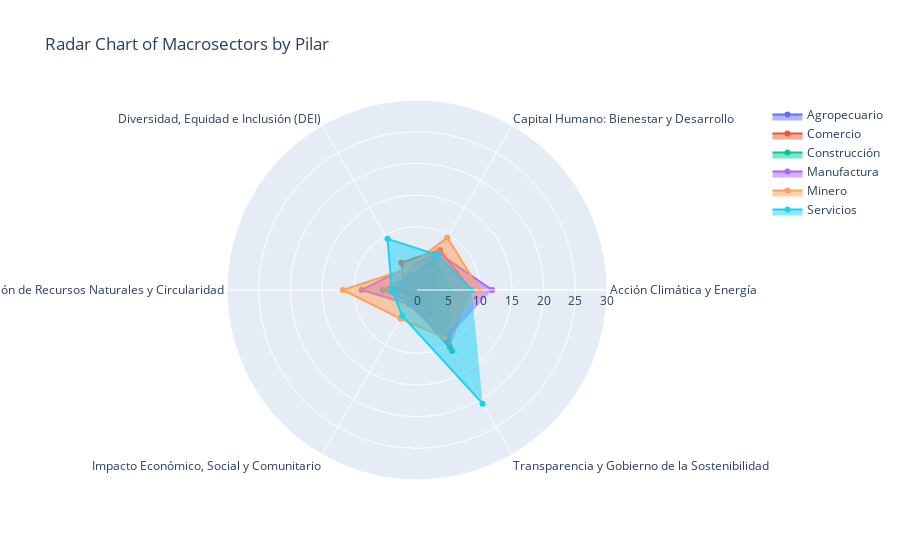

Here is the notebook cell this chart was saved with:
### Markdown cell above
### Manejo de datos

### Code cell
# Encadenar las operaciones de pandas para simplificar el proceso:
# 1. Agrupar por Macrosector y Nombre Pilar, calculando la media.
radar_final_df = (
    raw_data.groupby(['Macrosector', 'Nombre Pilar'])['valoracionPonderada']
    .mean()
    .reset_index()
    .pivot_table(
        index='Nombre Pilar',
        columns='Macrosector',
        values='valoracionPonderada'
    )
    .fillna(0)
    .reset_index()
    .rename(columns={'Nombre Pilar': 'category'})
)

categories = radar_final_df['category'].tolist()
macrosectores = radar_final_df.drop(columns='category').columns.tolist()
print("vars:", macrosectores)

fig = go.Figure()

for macrosector in macrosectores:
    fig.add_trace(go.Scatterpolar(
        r=radar_final_df[macrosector].values,
        theta=categories,
        fill='toself',
        name=macrosector
    ))

fig.update_layout(
    polar=dict(
        radialaxis=dict(
            visible=True,
            range=[0, 30]  # Ajusta el rango según tus datos
        )
    ),
    showlegend=True,
    title='Radar Chart of Macrosectors by Pilar'
)

fig.show()

### Figure 1 — Plotly figure (JSON) as saved in the notebook; plotly's stock layout.template omitted (floating-point values rounded to 4 significant figures)
{"data": [{"fill": "toself", "name": "Agropecuario", "r": [3.016, 4.762, 2.317, 3.472, 0.9921, 3.968], "theta": ["Acción Climática y Energía", "Capital Humano: Bienestar y Desarrollo", "Diversidad, Equidad e Inclusión (DEI)", "Gestión de Recursos Naturales y Circularidad", "Impacto Económico, Social y Comunitario", "Transparencia y Gobierno de la Sostenibilidad"], "type": "scatterpolar"}, {"fill": "toself", "name": "Comercio", "r": [8.55, 7.292, 4.982, 1.906, 1.98, 10.41], "theta": ["Acción Climática y Energía", "Capital Humano: Bienestar y Desarrollo", "Diversidad, Equidad e Inclusión (DEI)", "Gestión de Recursos Naturales y Circularidad", "Impacto Económico, Social y Comunitario", "Transparencia y Gobierno de la Sostenibilidad"], "type": "scatterpolar"}, {"fill": "toself", "name": "Construcción", "r": [5.082, 5.59, 2.488, 5.388, 2.145, 11.11], "theta": ["Acción Climática y Energía", "Capital Humano: Bienestar y Desarrollo", "Diversidad, Equidad e Inclusión (DEI)", "Gestión de Recursos Naturales y Circularidad", "Impacto Económico, Social y Comunitario", "Transparencia y Gobierno de la Sostenibilidad"], "type": "scatterpolar"}, {"fill": "toself", "name": "Manufactura", "r": [11.87, 6.749, 3.892, 8.743, 2.568, 9.109], "theta": ["Acción Climática y Energía", "Capital Humano: Bienestar y Desarrollo", "Diversidad, Equidad e Inclusión (DEI)", "Gestión de Recursos Naturales y Circularidad", "Impacto Económico, Social y Comunitario", "Transparencia y Gobierno de la Sostenibilidad"], "type": "scatterpolar"}, {"fill": "toself", "name": "Minero", "r": [9.94, 9.557, 3.746, 11.7, 5.222, 8.718], "theta": ["Acción Climática y Energía", "Capital Humano: Bienestar y Desarrollo", "Diversidad, Equidad e Inclusión (DEI)", "Gestión de Recursos Naturales y Circularidad", "Impacto Económico, Social y Comunitario", "Transparencia y Gobierno de la Sostenibilidad"], "type": "scatterpolar"}, {"fill": "toself", "name": "Servicios", "r": [8.63, 6.41, 9.324, 3.95, 4.692, 20.72], "theta": ["Acción Climática y Energía", "Capital Humano: Bienestar y Desarrollo", "Diversidad, Equidad e Inclusión (DEI)", "Gestión de Recursos Naturales y Circularidad", "Impacto Económico, Social y Comunitario", "Transparencia y Gobierno de la Sostenibilidad"], "type": "scatterpolar"}], "layout": {"polar": {"radialaxis": {"range": [0, 30], "visible": true}}, "showlegend": true, "title": {"text": "Radar Chart of Macrosectors by Pilar"}}}
